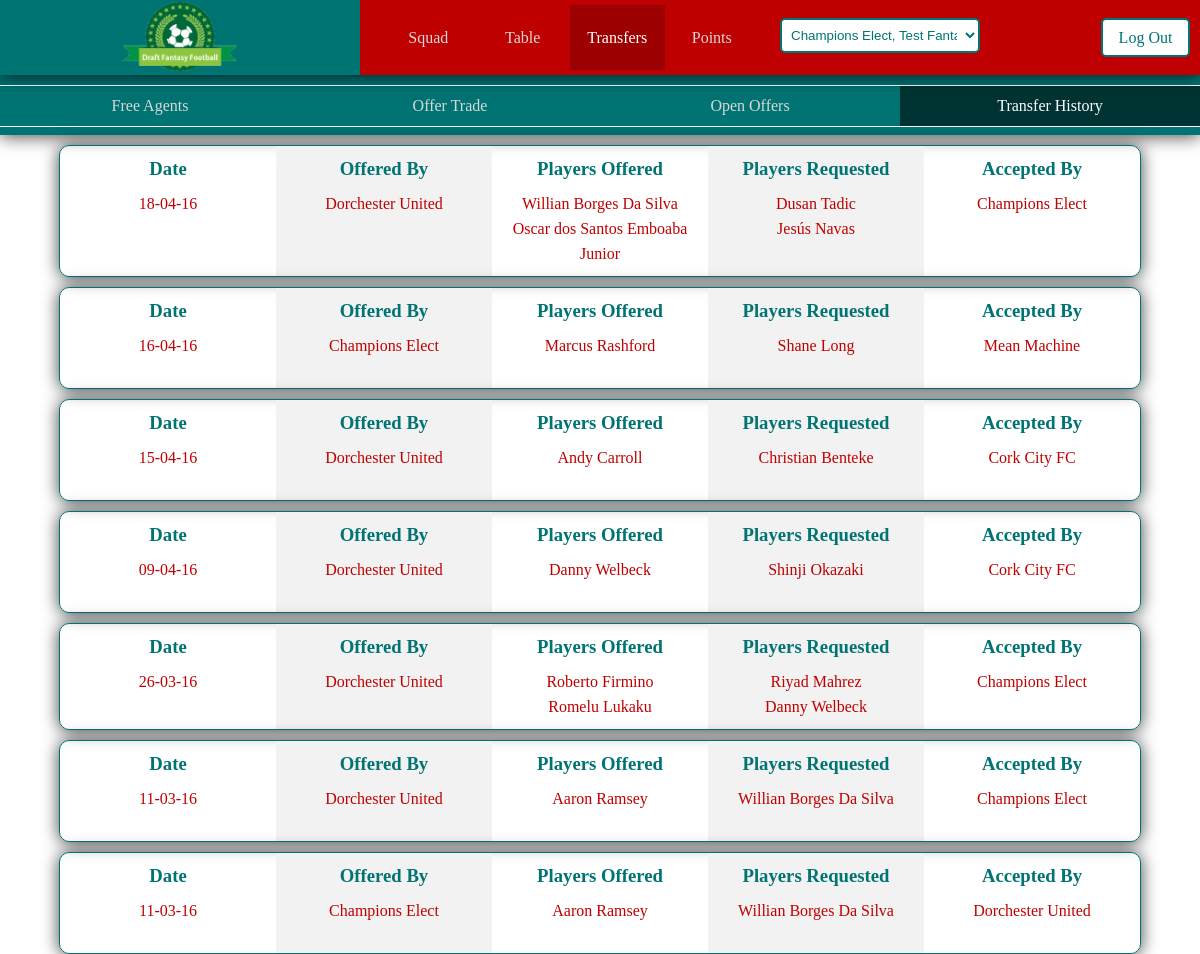
Screenshot of /index.php?transfer=true&history=true&squadid=42 (signed in) with the database file from the repository.
### tables this page shows
CREATE TABLE IF NOT EXISTS `transferhistory` (
  `id` int(11) NOT NULL AUTO_INCREMENT,
  `leagueId` int(11) NOT NULL,
  `team1` int(11) NOT NULL,
  `team2` int(11) NOT NULL,
  `date` date NOT NULL,
  PRIMARY KEY (`id`)
);

CREATE TABLE IF NOT EXISTS `managersteam` (
  `id` int(11) NOT NULL AUTO_INCREMENT,
  `manager` int(11) NOT NULL,
  `league` int(11) NOT NULL,
  `name` varchar(50) NOT NULL,
  `jersey` int(11) NOT NULL,
  `colour1` int(11) NOT NULL,
  `colour2` int(11) NOT NULL,
  `w` int(11) NOT NULL,
  `l` int(11) NOT NULL,
  `d` int(11) NOT NULL,
  `totalPoints` int(11) NOT NULL,
  `fantasyPoints` int(11) NOT NULL,
  PRIMARY KEY (`id`)
);

CREATE TABLE IF NOT EXISTS `transferedplayers` (
  `historyId` int(11) NOT NULL,
  `player1` int(11) NOT NULL,
  `player2` int(11) NOT NULL
);

CREATE TABLE IF NOT EXISTS `player` (
  `id` int(11) NOT NULL,
  `teamId` int(11) NOT NULL,
  `firstName` varchar(50) NOT NULL,
  `lastName` varchar(50) NOT NULL,
  `webName` varchar(50) NOT NULL,
  `position` varchar(50) NOT NULL,
  `value` int(11) NOT NULL,
  `news` varchar(250) NOT NULL,
  PRIMARY KEY (`id`)
);

### assets/model/database.php (called while the page is built, shortened)
<?php
class database
{
    var $user = "root";
    var $password = "";
    var $host = "127.0.0.1";
    var $database = "draftfantasyfootball";
    var $con;
    public function __construct()
	{
        $this->con = new mysqli ($this->host, $this->user, $this->password, $this->database );
    }
    public function _getleagueTransfers($leagueId)
    {
        $results = mysqli_query ( $this->con, "SELECT transferhistory.* , team1.name AS team1Name, team1.manager AS team1Manager, team2.name AS team2Name
                                                FROM  transferhistory
                                                INNER JOIN managersteam AS team1 ON transferhistory.team1 = team1.id
                                                INNER JOIN managersteam AS team2 ON transferhistory.team2 = team2.id
                                                where leagueId = $leagueId
                                                order by transferhistory.date desc, transferhistory.id desc;" );
        return $results;
    }
    public function _getPlayersInHistory($historyId)
    {
        $results = mysqli_query ( $this->con, "SELECT transferedplayers.*, player1.firstName as P1FN, player1.lastName as P1LN, player2.firstName as P2FN, player2.lastName as P2LN
                                                FROM  transferedplayers
                                                INNER JOIN player AS player1 ON transferedplayers.player1 = player1.id
                                                INNER JOIN player AS player2 ON transferedplayers.player2 = player2.id
                                                where historyId = $historyId;" );
        return $results;
    }
    public function _getTeamsLeague($teamId)
    {
        $results = mysqli_query ($this->con, "SELECT user.id AS managerid, managersteam.league AS teamleague, managersteam.manager AS teamsmanager, fantasyleague.id AS leagueid, fantasyleague.admin AS leagueadmin
                                                FROM user
                                                INNER JOIN managersteam ON user.id = managersteam.manager
                                                INNER JOIN fantasyleague ON fantasyleague.id = managersteam.league
                                                WHERE managersteam.id = $teamId;");
        return $results;
    }
}
?>

### index.php (called while the page is built, shortened)
<?php
	$controller = new Controller();
	$controller->invoke();
?>

### assets/model/transfer.php (the view, shortened to what this page needs)
<?php
class transfer
{
	var $database;
    public function __construct()
	{
        $this->database = new database();
	}
    function getleagueTransfers()
    {
        $teamsLeagueResult = $this->database->_getTeamsLeague($_GET['squadid']);
        $teamsLeagueRow = $teamsLeagueResult->fetch_assoc();
        $leagueId = $teamsLeagueRow['leagueid'];
        $result =  $this->database->_getleagueTransfers($leagueId);
        $count=mysqli_num_rows($result);
        if($count > 0)
        {
            while ($row = $result->fetch_assoc())
            {
                $offeredPlayersResult =  $this->database->_getPlayersInHistory($row['id']);
                $requestedPlayersResult =  $this->database->_getPlayersInHistory($row['id']);
                $dt = new DateTime($row['date']);
				$day = $dt->format('d-m-y');
            echo'
                <div class="singleOffer">
                    <div class="offerColumn"><h3>Date</h3><p>'. $day .'</p></div>
                    <div class="offerColumn"><h3>Offered By</h3><p>'. $row['team1Name'] .'</p></div>
                    <div class="offerColumn">
                        <h3>Players Offered</h3>';
                while ($offeredPlayersRow = $offeredPlayersResult->fetch_assoc())
                {
                    echo '<p class="playerName" id="'. $offeredPlayersRow['player1'] .'">'. $offeredPlayersRow['P1FN'] .' '. $offeredPlayersRow['P1LN'] .'</p>';
                }
            echo'   </div>
                    <div class="offerColumn"><h3>Players Requested</h3>';
                while ($requestedPlayersRow = $requestedPlayersResult->fetch_assoc())
                {
                    echo '<p class="playerName" id="'. $requestedPlayersRow['player2'] .'">'. $requestedPlayersRow['P2FN'] .' '. $requestedPlayersRow['P2LN'] .'</p>';
                }
            echo'  </div>
                    <div class="offerColumn"><h3>Accepted By</h3><p>'. $row['team2Name'] .'</p></div>
                    <div class="clear"></div>
                </div>
            ';
            }
        }
        else
        {
            echo '<h2 class="noOffersYet">There have been no transfers in this league yet</h2>';
        }
    }
}
?>

### rows the page displays
transferhistory: date "18-04-16", managersteam.name "Dorchester United", managersteam.name "Champions Elect"
transferedplayers: player.firstName "Willian", player.lastName "Borges Da Silva", player.firstName "Dusan", player.lastName "Tadic"
transferedplayers: player.firstName "Oscar", player.lastName "dos Santos Emboaba Junior", player.firstName "Jesús", player.lastName "Navas"
transferhistory: date "16-04-16", managersteam.name "Champions Elect", managersteam.name "Mean Machine"
transferedplayers: player.firstName "Marcus", player.lastName "Rashford", player.firstName "Shane", player.lastName "Long"
transferhistory: date "15-04-16", managersteam.name "Dorchester United", managersteam.name "Cork City FC"
transferedplayers: player.firstName "Andy", player.lastName "Carroll", player.firstName "Christian", player.lastName "Benteke"
transferhistory: date "09-04-16", managersteam.name "Dorchester United", managersteam.name "Cork City FC"
transferedplayers: player.firstName "Danny", player.lastName "Welbeck", player.firstName "Shinji", player.lastName "Okazaki"
transferhistory: date "26-03-16", managersteam.name "Dorchester United", managersteam.name "Champions Elect"
transferedplayers: player.firstName "Roberto", player.lastName "Firmino", player.firstName "Riyad", player.lastName "Mahrez"
transferedplayers: player.firstName "Romelu", player.lastName "Lukaku", player.firstName "Danny", player.lastName "Welbeck"
transferhistory: date "11-03-16", managersteam.name "Dorchester United", managersteam.name "Champions Elect"
transferedplayers: player.firstName "Aaron", player.lastName "Ramsey", player.firstName "Willian", player.lastName "Borges Da Silva"
transferhistory: date "11-03-16", managersteam.name "Champions Elect", managersteam.name "Dorchester United"
transferedplayers: player.firstName "Aaron", player.lastName "Ramsey", player.firstName "Willian", player.lastName "Borges Da Silva"

### other values shown
form field value "Champions Elect, Test Fantasy Football League 001"
